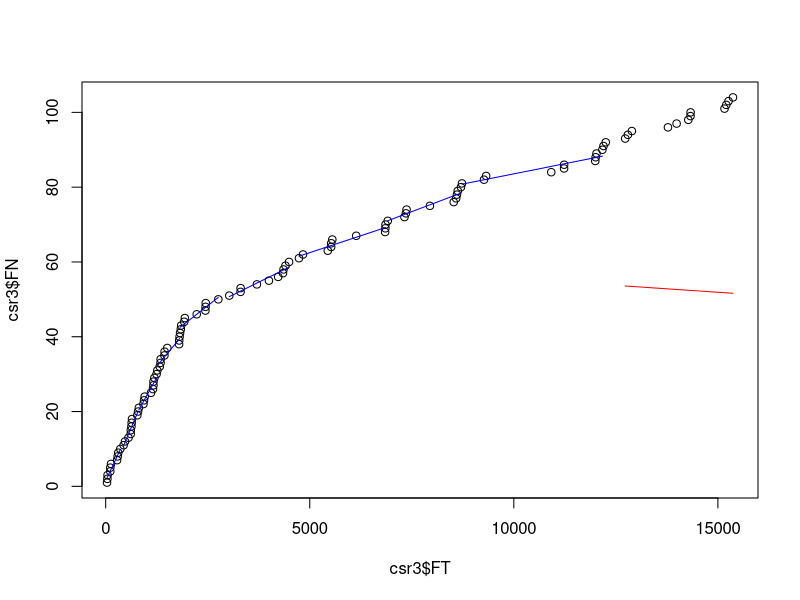

This chart was generated by the following R code:
#install.packages("readxl")
library(readxl)
setwd("C:/Users/swp7196/Documents/time_series/project")
csr3 <- read_excel("./example_failure_data_sets.xlsx", sheet = "CSR3")



lwr <- function(data, window.size=10, step.size=5, degree=1, predicting.degree=NA, ma.size = 3){
  window.size=10
  step.size=10
  degree=1
  predicting.degree=NA
  data =  traindf
  step.size = window.size
  ma.size = 3
  if(is.na(predicting.degree)){
    predicting.degree=degree
  }
  #fit local regression models in a sliding window fashion
  #initial fit section of paper
  dat<- rep(0, (length(data$x) - window.size + 1))
  models <- data.frame(matrix(vector(), nrow=length(seq(window.size, length(data$x), step.size)), ncol=degree +1) )
  count = 0
  for(i in seq(window.size, length(data$x), step.size)){
    count <- count + 1
    models[count,] <- lm(y~poly(x, degree=degree, raw=TRUE), data[(i-window.size+ 1):i,])$coeff
    lines(x=data[(i-window.size + 1):i,1], y = predict.lwr(data[(i-window.size+ 1):i,1], models[count,]), col="blue")

  }
  
  #fit a model to the params of the sliding window models
  #prediction section of the paper
  params = rep(0, degree+1)
  for(d in seq(degree + 1) ){
    #make data to train
    dat <- data.frame("x" = seq(1,count), "y" = models[,d])
    mod <- lm(y~poly(x, degree=predicting.degree, raw=TRUE), dat)
    #make data to test
    dat <- data.frame("x" = seq(length(models[,1])+1, length(models[,1])+ 1))
    params[d] <- tail(predict.lm(mod,  dat), n=1)
  }
  
  #then we can use params to make the model after the data. 
  
  #but before we use the params lets first do error correction
  #error correction section fo the paper

  error_params = rep(0, degree + 1)
  ma = rep(0, degree + 1)
  epsilon = rep(0, degree + 1)
  for(d in seq(degree + 1) ){
    #make data to train
    dat <- data.frame("x" = seq(1,count - 1 ), "y" = models[count-1,d])
    mod <- lm(y~poly(x, degree=predicting.degree, raw=TRUE), dat)
    
    #make data to test
    dat <- data.frame("x" = seq(count, count +1 ) )
    error_params[d] <- tail(predict.lm(mod,  dat), n=1)
  
    #prediction error correction
    epsilon[d] = models[count,d] - error_params[d]
    params[d] <- params[d] +  epsilon[d]
    
    #moving average error correction
    ma[d] = mean(tail(moving.average(models[,d]), n=ma.size))
    params[d] = 0.5*( params[d] + ma[d])  

  }
  
  return(params)
}


#gives us the predictions for y for the data given the data and coefs of the model
predict.lwr <- function(dat, coef){
  deg <- length(coef) - 1
  res <- rep(0, length(dat))
  for(i in seq(0, deg)){
    for(x in seq(length(dat))){
      res[x] <- res[x] + coef[i+1] * dat[x]^i
      # print(res[x])
    }
    
  }
  return(res)
}


#MA code
moving.average <- function(x, window.size=3){
  dat<- rep(0, length(x) - window.size + 1)
  for(i in seq(window.size, length(x))){
    dat[(i-window.size + 1)] <- sum(x[(i-window.size + 1):i]) /window.size
  }
  return(dat)
}



traindf<-data.frame("x"=csr3$FT[1:as.integer(length(csr3$FT)* 0.9)], "y"=csr3$FN[1:as.integer(length(csr3$FT)* 0.9)])
testdf <- data.frame("x"=csr3$FT[as.integer(length(csr3$FT)* 0.9):length(csr3$FT)], "y"=csr3$FN[as.integer(length(csr3$FT)* 0.9):length(csr3$FT)])


plot(csr3$FT, csr3$FN)

window_size = 5
result <- lwr(traindf, degree=1, window.size = window_size, step.size = window_size, ma.size = 1)

predict.lwr(testdf$x, result)

lines(x=testdf$x, y=predict.lwr(testdf$x, result), col="red")
